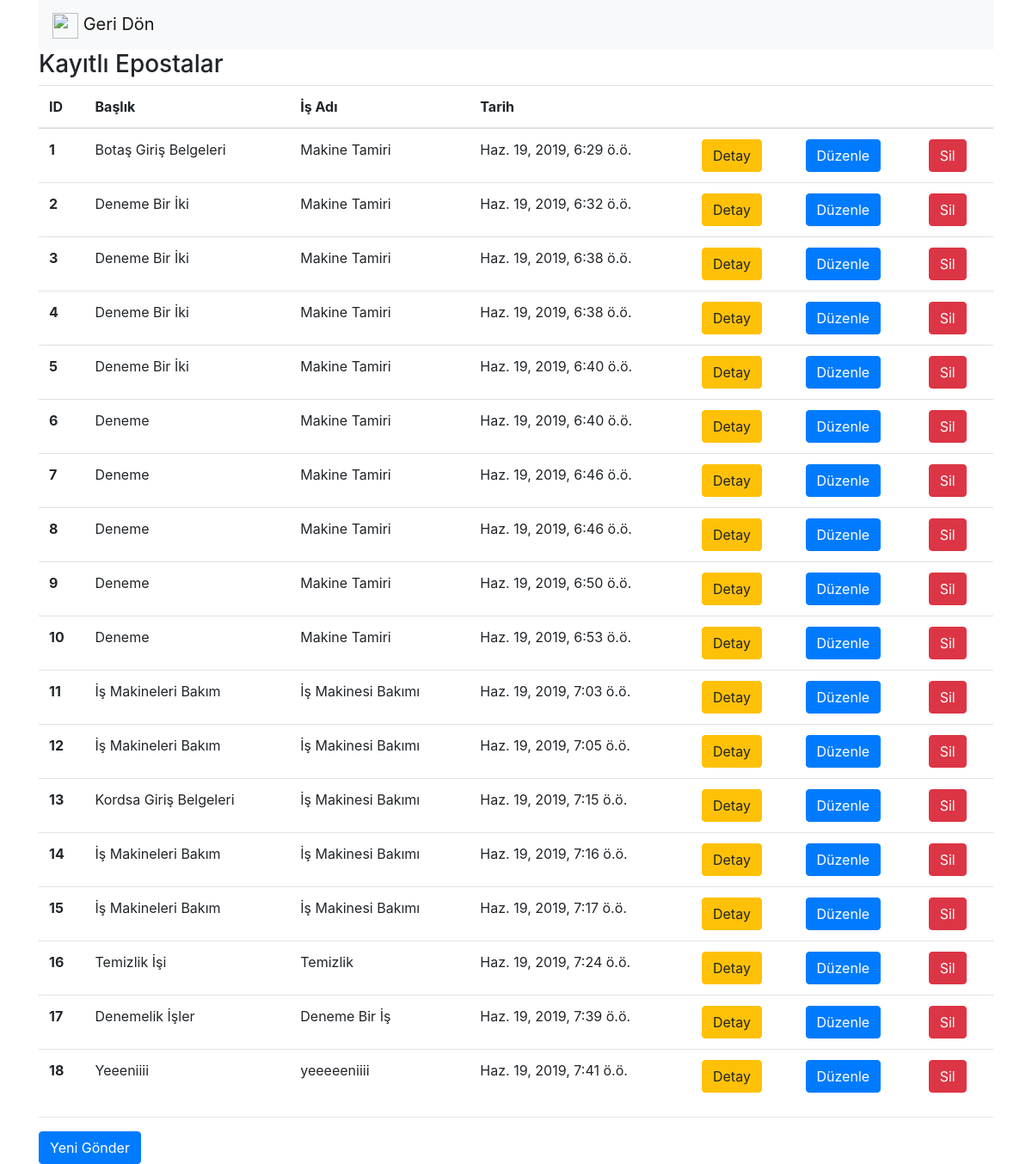
The app's page /epostaListe, older data.
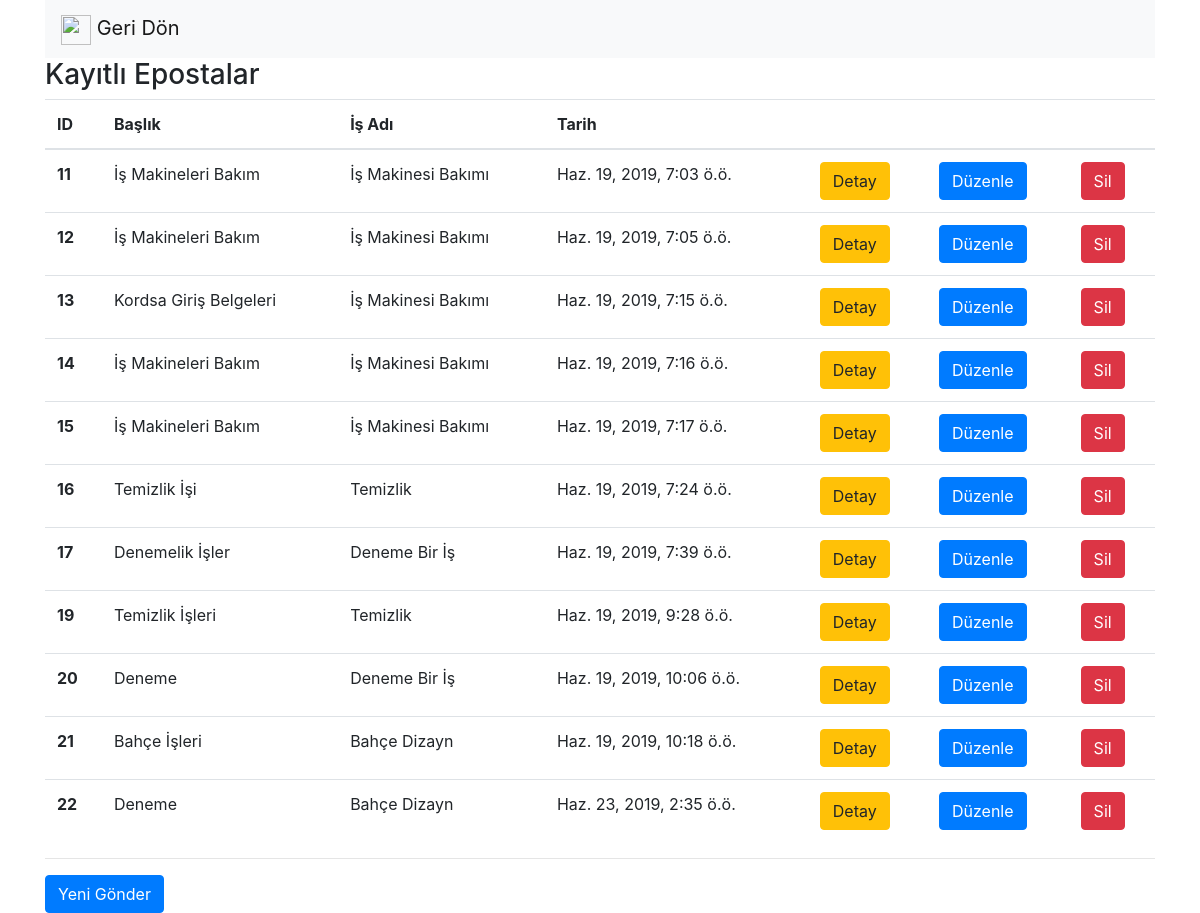
The same page, newer data.
### safeputapp/models.py (models this page shows, shortened)
class Eposta(models.Model):
    baslik = models.CharField(max_length = 50, verbose_name = "Başlık")
    mesaj = models.CharField(max_length = 1000, verbose_name = "Mesaj")
    is_id = models.ForeignKey(Is, on_delete = models.CASCADE, verbose_name = "İş")
    baglanti_link = models.CharField(max_length = 100, verbose_name = "Bağlantı Linki")
    aktifmi = models.BooleanField(verbose_name = "Aktif mi?", default = True)
    olusturma_tarihi = models.DateTimeField(auto_now_add = True, blank = True, verbose_name = "Oluşturma Tarihi")
    duzunleme_tarihi = models.DateTimeField(verbose_name = "Duzenleme Tarihi", blank = True, null = True)

class Is(models.Model):
    ad = models.CharField(max_length = 50, verbose_name = "Ad")
    tanim = models.CharField(max_length = 250, verbose_name = "Tanım")
    fatura_no = models.CharField(max_length = 20, verbose_name = "Fatura Numarası")
    guvenlik_seviye = models.ForeignKey(GuvenlikSeviye, on_delete = models.CASCADE, verbose_name = "Güvenlik Seviyesi")
    is_durum = models.ForeignKey(IsDurum, on_delete = models.CASCADE, verbose_name = "Durum")
    aktifmi = models.BooleanField(verbose_name = "Aktif mi?", default = True)
    firma_id = models.ForeignKey(Firma, on_delete = models.CASCADE, verbose_name = "Firma")
    olusturma_tarihi = models.DateTimeField(auto_now_add = True, blank = True, verbose_name = "Oluşturma Tarihi")
    duzunleme_tarihi = models.DateTimeField(verbose_name = "Duzenleme Tarihi", blank = True, null = True)
    baglanti = models.CharField(max_length = 100, verbose_name = "Bağlantı")
    def __unicode__(self):
        return self.ad

### safeputapp/views.py (the view)
# urls.py: url(r'^epostaListe', epostaListe),
def epostaListe(request):
    epostalar = Eposta.objects.all()
    return render( request, "epostaListe.html", { "epostalar" : epostalar } )

### safeputapp/templates/epostaListe.html (shortened to what this page needs)
<!DOCTYPE html>
    <html>
        <head>
        <link rel="stylesheet" href="https://maxcdn.bootstrapcdn.com/bootstrap/4.0.0/css/bootstrap.min.css">
        </head>
        <body>
            <div class="container">
                <nav class="navbar navbar-light bg-light">
                    <a class="navbar-brand" href="anasayfa">
                        <img src="https://image.flaticon.com/icons/svg/118/118739.svg" width="30" height="30" alt=""> Geri Dön
                    </a>
                </nav>
                <h3>Kayıtlı Epostalar</h3>
                {% if epostalar %}
                    <table class="table">
                        <thead>
                            <tr>
                            <th scope="col">ID</th>
                            <th scope="col">Başlık</th>
                            <th scope="col">İş Adı</th>
                            <th scope="col">Tarih</th>
                            <th scope="col"></th>
                            <th scope="col"></th>
                            <th scope="col"></th>
                            </tr>
                        </thead>
                        <tbody>
                            {% for eposta in epostalar %}
                                {% if eposta.aktifmi %}
                                    <tr>
                                        <th scope="row"> {{ eposta.id }} </th>
                                        <td> {{ eposta.baslik }} </td>
                                        <td> {{ eposta.is_id }} </td>
                                        <td> {{ eposta.olusturma_tarihi }} </td>
                                        <td><a href="/epostaDetay/{{eposta.id}}" class="btn btn-warning">Detay</td>
                                        <td><a href="/epostaDuzenle/{{eposta.id}}" class="btn btn-primary">Düzenle</td>
                                        <td><a href="/epostaSil/{{eposta.id}}" class="btn btn-danger">Sil</td>
                                    </tr>
                                {% endif %}
                            {% endfor %}
                        </tbody>
                    </table>
                {% else %}
                    <div class="alert alert-danger">
                        Kayıt bulunamadı.
                    </div>
                {% endif %}
                <hr>
                <a href="epostaGonder" class="btn btn-primary"> Yeni Gönder </a>
            </div>
        </body>
</html>

Row changes from the older to the newer data that the page shows:
removed Eposta: id "1", baslik "Botaş Giriş Belgeleri", is_id "Makine Tamiri", olusturma_tarihi "Haz. 19, 2019, 6:29 ö.ö."
removed Eposta: id "2", baslik "Deneme Bir İki", is_id "Makine Tamiri", olusturma_tarihi "Haz. 19, 2019, 6:32 ö.ö."
removed Eposta: id "3", baslik "Deneme Bir İki", is_id "Makine Tamiri", olusturma_tarihi "Haz. 19, 2019, 6:38 ö.ö."
removed Eposta: id "4", baslik "Deneme Bir İki", is_id "Makine Tamiri", olusturma_tarihi "Haz. 19, 2019, 6:38 ö.ö."
removed Eposta: id "5", baslik "Deneme Bir İki", is_id "Makine Tamiri", olusturma_tarihi "Haz. 19, 2019, 6:40 ö.ö."
removed Eposta: id "6", baslik "Deneme", is_id "Makine Tamiri", olusturma_tarihi "Haz. 19, 2019, 6:40 ö.ö."
removed Eposta: id "7", baslik "Deneme", is_id "Makine Tamiri", olusturma_tarihi "Haz. 19, 2019, 6:46 ö.ö."
removed Eposta: id "8", baslik "Deneme", is_id "Makine Tamiri", olusturma_tarihi "Haz. 19, 2019, 6:46 ö.ö."
removed Eposta: id "9", baslik "Deneme", is_id "Makine Tamiri", olusturma_tarihi "Haz. 19, 2019, 6:50 ö.ö."
removed Eposta: id "10", baslik "Deneme", is_id "Makine Tamiri", olusturma_tarihi "Haz. 19, 2019, 6:53 ö.ö."
removed Eposta: id "18", baslik "Yeeeniiii", is_id "yeeeeeniiii", olusturma_tarihi "Haz. 19, 2019, 7:41 ö.ö."
added Eposta: id "19", baslik "Temizlik İşleri", is_id "Temizlik", olusturma_tarihi "Haz. 19, 2019, 9:28 ö.ö."
added Eposta: id "20", baslik "Deneme", is_id "Deneme Bir İş", olusturma_tarihi "Haz. 19, 2019, 10:06 ö.ö."
added Eposta: id "21", baslik "Bahçe İşleri", is_id "Bahçe Dizayn", olusturma_tarihi "Haz. 19, 2019, 10:18 ö.ö."
added Eposta: id "22", baslik "Deneme", is_id "Bahçe Dizayn", olusturma_tarihi "Haz. 23, 2019, 2:35 ö.ö."
